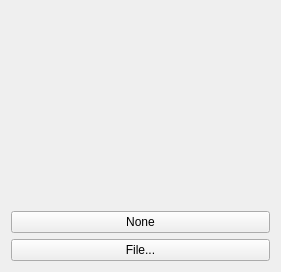
<?xml version="1.0" encoding="UTF-8"?>
<ui version="4.0">
 <class>BackgroundSelectBase</class>
 <widget class="QWidget" name="BackgroundSelectBase">
  <property name="geometry">
   <rect>
    <x>0</x>
    <y>0</y>
    <width>281</width>
    <height>272</height>
   </rect>
  </property>
  <property name="windowTitle">
   <string>BackgroundSelect</string>
  </property>
  <layout class="QVBoxLayout">
   <item>
    <widget class="TextureFrame" name="m_textureFrame" native="true">
     <property name="sizePolicy">
      <sizepolicy hsizetype="Expanding" vsizetype="Expanding">
       <horstretch>0</horstretch>
       <verstretch>0</verstretch>
      </sizepolicy>
     </property>
    </widget>
   </item>
   <item>
    <widget class="QPushButton" name="m_noneButton">
     <property name="text">
      <string>None</string>
     </property>
    </widget>
   </item>
   <item>
    <widget class="QPushButton" name="m_fileButton">
     <property name="text">
      <string>File...</string>
     </property>
    </widget>
   </item>
  </layout>
 </widget>
 <layoutdefault spacing="6" margin="11"/>
 <customwidgets>
  <customwidget>
   <class>TextureFrame</class>
   <extends></extends>
   <header>textureframe.h</header>
  </customwidget>
 </customwidgets>
 <includes>
  <include location="local">textureframe.h</include>
 </includes>
 <resources/>
 <connections>
  <connection>
   <sender>m_noneButton</sender>
   <signal>clicked()</signal>
   <receiver>BackgroundSelectBase</receiver>
   <slot>noneEvent()</slot>
   <hints>
    <hint type="sourcelabel">
     <x>20</x>
     <y>20</y>
    </hint>
    <hint type="destinationlabel">
     <x>20</x>
     <y>20</y>
    </hint>
   </hints>
  </connection>
  <connection>
   <sender>m_fileButton</sender>
   <signal>clicked()</signal>
   <receiver>BackgroundSelectBase</receiver>
   <slot>selectFileEvent()</slot>
   <hints>
    <hint type="sourcelabel">
     <x>20</x>
     <y>20</y>
    </hint>
    <hint type="destinationlabel">
     <x>20</x>
     <y>20</y>
    </hint>
   </hints>
  </connection>
 </connections>
</ui>
